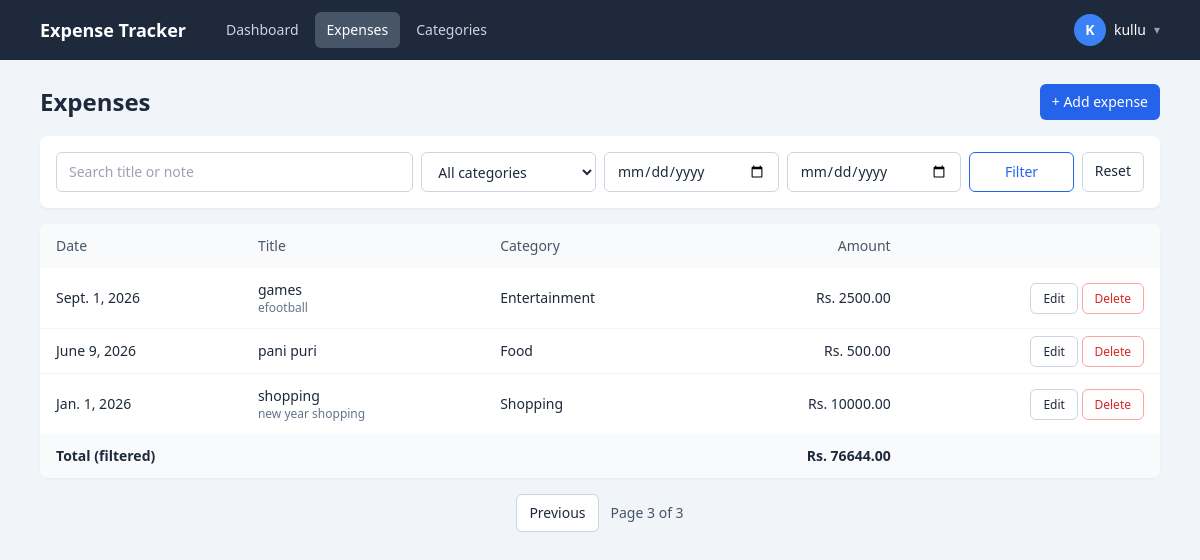
Page /expenses/?&page=4 (signed in) on the earlier database version.
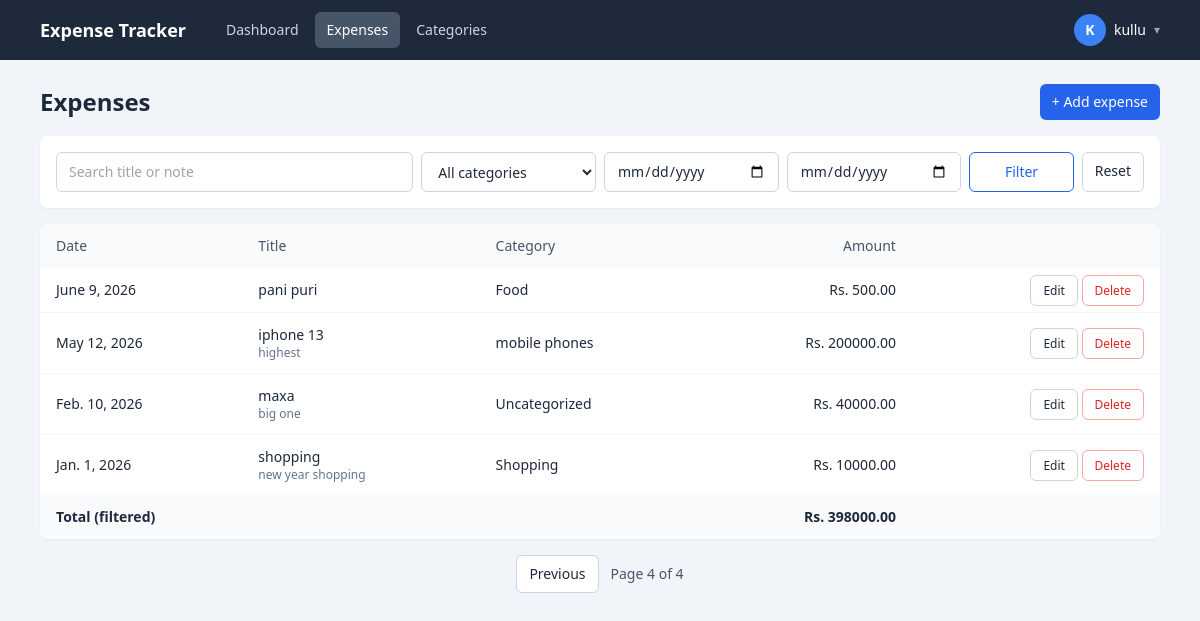
Same page on the later database version.
### tracker/models.py (models this page shows, shortened)
class Expense(models.Model):
    user = models.ForeignKey(User, on_delete=models.CASCADE, related_name='expenses')
    title = models.CharField(max_length=120)
    amount = models.DecimalField(max_digits=10, decimal_places=2, validators=[MinValueValidator(0.01)])
    category = models.ForeignKey(Category, on_delete=models.SET_NULL, null=True, blank=True, related_name='expenses')
    date = models.DateField(default=timezone.localdate)
    note = models.TextField(blank=True)
    class Meta:
        ordering = ['-date', '-id']

class Category(models.Model):
    user = models.ForeignKey(User, on_delete=models.CASCADE, related_name='categories')
    name = models.CharField(max_length=60)
    class Meta:
        ordering = ['name']
        unique_together = ('user', 'name')
        verbose_name_plural = 'categories'
    def __str__(self):
        return self.name

### tracker/views.py (the view)
# urls.py: path('expenses/', views.expense_list, name='expense_list'),
@login_required
def expense_list(request):
    qs = Expense.objects.filter(user=request.user).select_related('category')
    q = request.GET.get('q', '').strip()
    category = request.GET.get('category', '')
    date_from = _parse(request.GET.get('date_from'))
    date_to = _parse(request.GET.get('date_to'))
    if q:
        qs = qs.filter(Q(title__icontains=q) | Q(note__icontains=q))
    if category.isdigit():
        qs = qs.filter(category_id=category)
    if date_from:
        qs = qs.filter(date__gte=date_from)
    if date_to:
        qs = qs.filter(date__lte=date_to)
    total = qs.aggregate(t=Sum('amount'))['t'] or 0
    page = Paginator(qs, 5).get_page(request.GET.get('page'))
    params = request.GET.copy()
    params.pop('page', None)
    return render(request, 'expense_list.html', {
        'page': page,
        'total': total,
        'categories': Category.objects.filter(user=request.user),
        'filters': {'q': q, 'category': category,
                    'date_from': request.GET.get('date_from', ''),
                    'date_to': request.GET.get('date_to', '')},
        'querystring': params.urlencode(),
    })

### tracker/views.py (called while the page is built)
def _parse(value):
    try:
        return parse_date(value or '')
    except ValueError:
        return None

### templates/expense_list.html (shortened to what this page needs)
{% extends 'base.html' %}
{% block content %}
<div class="flex items-center justify-between mb-4">
  <h1 class="text-2xl font-semibold">Expenses</h1>
  <a href="{% url 'expense_create' %}" class="bg-blue-600 hover:bg-blue-700 text-white text-sm px-3 py-2 rounded-md">+ Add expense</a>
</div>
<form method="get" class="bg-white rounded-lg shadow-sm p-4 mb-4 grid gap-2 md:grid-cols-6">
  <input name="q" value="{{ filters.q }}" placeholder="Search title or note" class="md:col-span-2 rounded-md border border-slate-300 bg-white px-3 py-2 text-sm">
  <select name="category" class="rounded-md border border-slate-300 bg-white px-3 py-2 text-sm">
    <option value="">All categories</option>
  </select>
  <input type="date" name="date_from" value="{{ filters.date_from }}" title="From" class="rounded-md border border-slate-300 bg-white px-3 py-2 text-sm">
  <input type="date" name="date_to" value="{{ filters.date_to }}" title="To" class="rounded-md border border-slate-300 bg-white px-3 py-2 text-sm">
  <div class="flex gap-2">
    <button class="flex-1 border border-blue-600 text-blue-600 hover:bg-blue-50 text-sm px-3 py-2 rounded-md">Filter</button>
    <a href="{% url 'expense_list' %}" class="border border-slate-300 hover:bg-slate-50 text-sm px-3 py-2 rounded-md">Reset</a>
  </div>
</form>
<div class="bg-white rounded-lg shadow-sm overflow-x-auto">
  <table class="w-full text-sm">
    <thead class="bg-slate-50 text-left text-slate-600">
      <tr>
        <th class="px-4 py-3 font-medium">Date</th>
        <th class="px-4 py-3 font-medium">Title</th>
        <th class="px-4 py-3 font-medium">Category</th>
        <th class="px-4 py-3 font-medium text-right">Amount</th>
        <th></th>
      </tr>
    </thead>
    <tbody class="divide-y divide-slate-100">
      {% for e in page %}
      <tr class="hover:bg-slate-50">
        <td class="px-4 py-3 whitespace-nowrap">{{ e.date }}</td>
        <td class="px-4 py-3">{{ e.title }}{% if e.note %}<div class="text-xs text-slate-500">{{ e.note|truncatechars:60 }}</div>{% endif %}</td>
        <td class="px-4 py-3">{{ e.category|default:"Uncategorized" }}</td>
        <td class="px-4 py-3 text-right whitespace-nowrap">Rs. {{ e.amount }}</td>
        <td class="px-4 py-3 text-right whitespace-nowrap">
          <a href="{% url 'expense_update' e.pk %}" class="border border-slate-300 hover:bg-slate-50 text-xs px-3 py-1.5 rounded-md">Edit</a>
          <a href="{% url 'expense_delete' e.pk %}" class="border border-red-300 text-red-600 hover:bg-red-50 text-xs px-3 py-1.5 rounded-md">Delete</a>
        </td>
      </tr>
      {% empty %}
      <tr><td colspan="5" class="px-4 py-8 text-center text-slate-500">No expenses found.</td></tr>
      {% endfor %}
    </tbody>
    <tfoot class="bg-slate-50 font-semibold">
      <tr><td colspan="3" class="px-4 py-3">Total (filtered)</td><td class="px-4 py-3 text-right">Rs. {{ total|floatformat:2 }}</td><td></td></tr>
    </tfoot>
  </table>
</div>
{% if page.has_other_pages %}
<div class="flex items-center justify-center gap-3 mt-4 text-sm">
  {% if page.has_previous %}<a href="?{{ querystring }}&page={{ page.previous_page_number }}" class="border border-slate-300 bg-white hover:bg-slate-50 px-3 py-2 rounded-md">Previous</a>{% endif %}
  <span class="text-slate-600">Page {{ page.number }} of {{ page.paginator.num_pages }}</span>
</div>
{% endif %}
{% endblock %}

Differences in the rows shown:
no longer on this page (row unchanged): Expense: date "Sept. 1, 2026", title "games", note "efootball", category "Entertainment", amount "2500.00"
added Expense: date "May 12, 2026", title "iphone 13", note "highest", category "mobile phones", amount "200000.00"
added Expense: date "Feb. 10, 2026", title "maxa", note "big one", category "Uncategorized", amount "40000.00"
Other differences:
{{ total|floatformat:2 }}: "76644.00" → "398000.00"
{{ page.number }}: "3" → "4"
{{ page.paginator.num_pages }}: "3" → "4"
